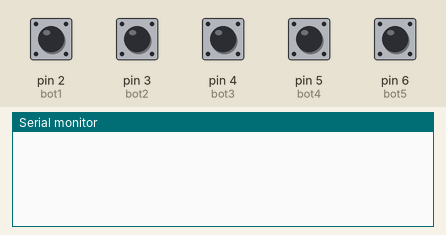
The sketch below on a simulated Arduino Uno, built with avr-gcc and run on an emulated ATmega328P. Parts: the last lines printed to the serial monitor. The inputs (shaded band) are chosen by the test bench; at power-on: pin 2 (bot1), pin 3 (bot2), pin 4 (bot3), pin 5 (bot4), pin 6 (bot5) LOW.

Above: at 1.2 s.
1.3 s: pin 2 (bot1) pulled HIGH for 0.15 s
At 2.0 s:
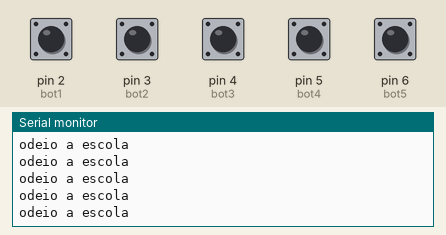
2.9 s: pin 3 (bot2) pulled HIGH for 0.15 s
At 3.9 s:
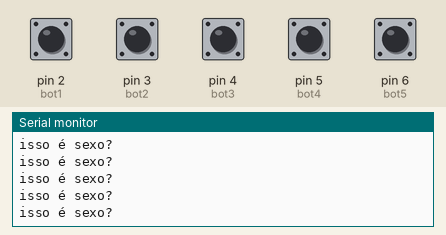
4.5 s: pin 4 (bot3) pulled HIGH for 0.15 s
At 5.2 s:
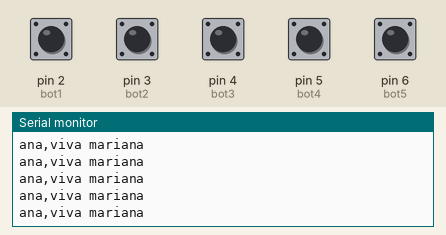
6.1 s: pin 5 (bot4) pulled HIGH for 0.15 s
At 6.8 s:
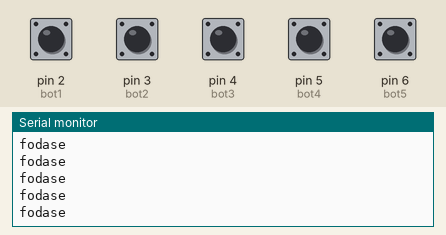
7.7 s: pin 6 (bot5) pulled HIGH for 0.15 s
At 9.0 s:
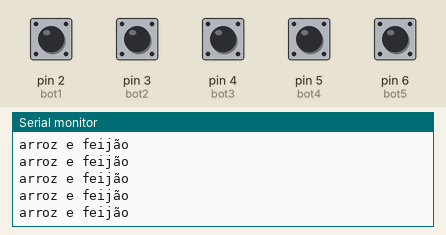
9.3 s: pin 2 (bot1) driven HIGH and pin 3 (bot2) driven HIGH
At 9.9 s:
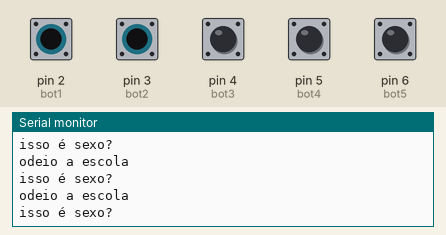

The sketch:

codigo.ino
```cpp
const int bot1 = 2;
const int bot2 = 3;
const int bot3 = 4;
const int bot4 = 5;
const int bot5 = 6;

void setup()
{
  pinMode(bot1, INPUT);
   Serial.begin(9600);
  pinMode(bot2, INPUT);
   Serial.begin(9600);
  pinMode(bot3, INPUT);
   Serial.begin(9600);
  pinMode(bot4, INPUT);
   Serial.begin(9600);
  pinMode(bot5, INPUT);
   Serial.begin(9600);
}

int var1;
int var2;
int var3;
int var4;
int var5;

void loop()
{
  var1 = digitalRead(bot1);
  var2 = digitalRead(bot2);
  var3 = digitalRead(bot3);
  var4 = digitalRead(bot4);
  var5 = digitalRead(bot5);

  if(var1){
    Serial.println("odeio a escola");
  }
  if(var2){
    Serial.println("isso é sexo?");
  }
  if(var3){
    Serial.println("ana,viva mariana");
  }
  if(var4){
    Serial.println("fodase");
  }
  if(var5){
    Serial.println("arroz e feijão");
  }
}
```

Measured:
- after the input at 1.3 s, the serial monitor: prints a new line at once (image 1)
- after the input at 2.9 s, the serial monitor: prints a new line at once (image 2)
- after the input at 4.5 s, the serial monitor: prints a new line at once (image 3)
- after the input at 6.1 s, the serial monitor: prints a new line at once (image 4)
- after the input at 7.7 s, the serial monitor: prints a new line at once (image 5)
- after the input at 9.3 s, the serial monitor: prints a new line at once (image 6)
